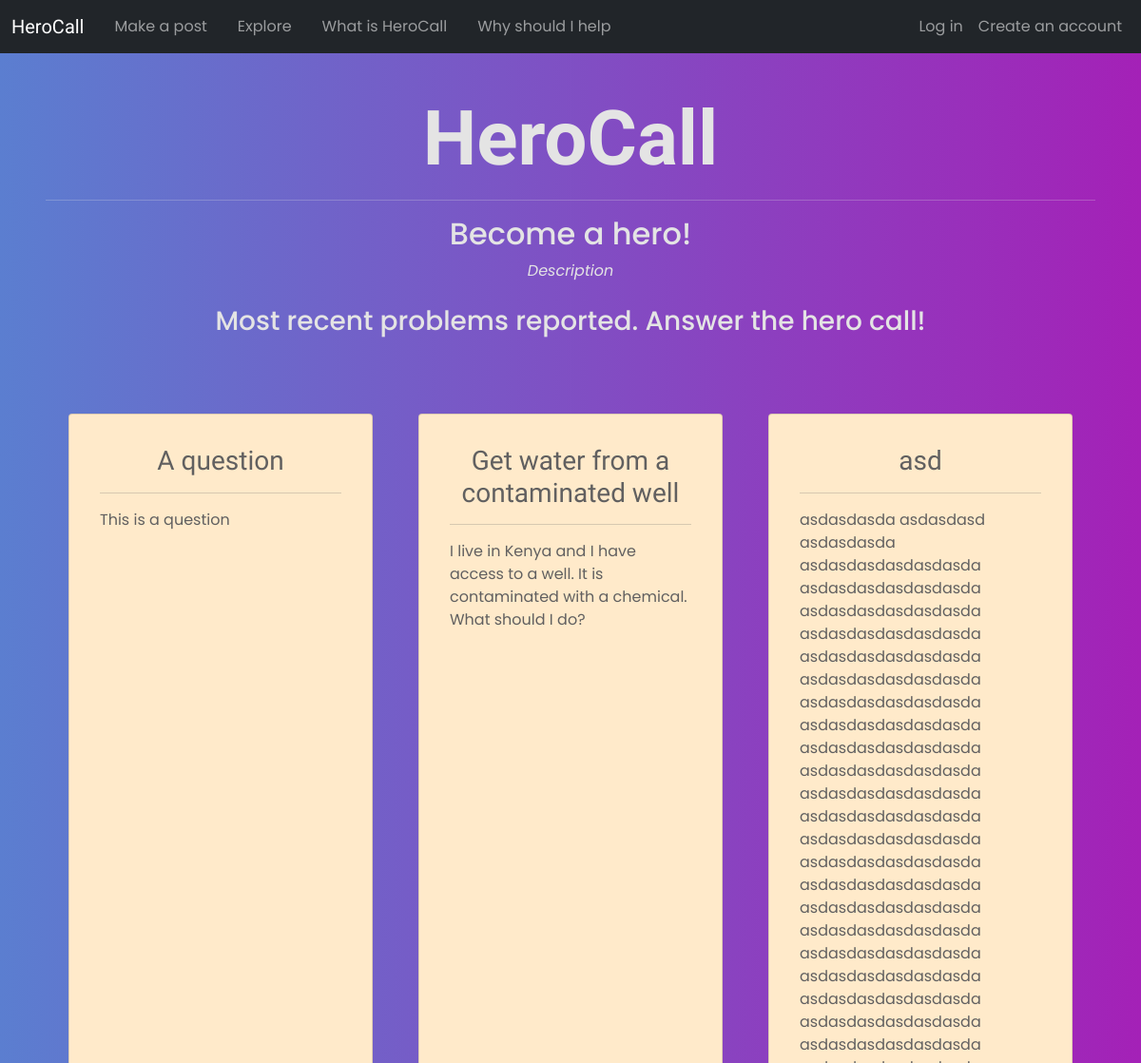
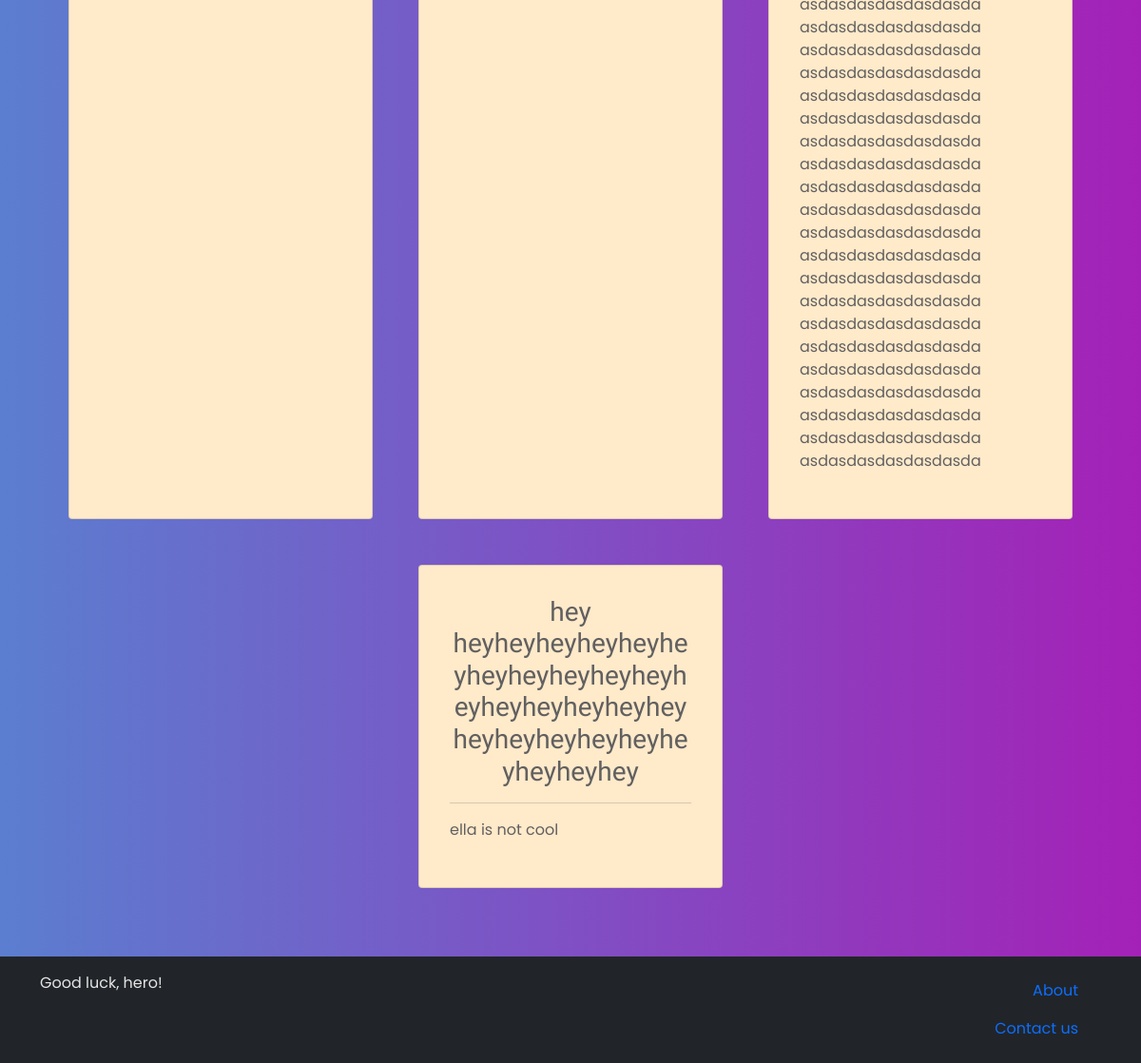
Before: / with the older database file (2 pictures, top to bottom).
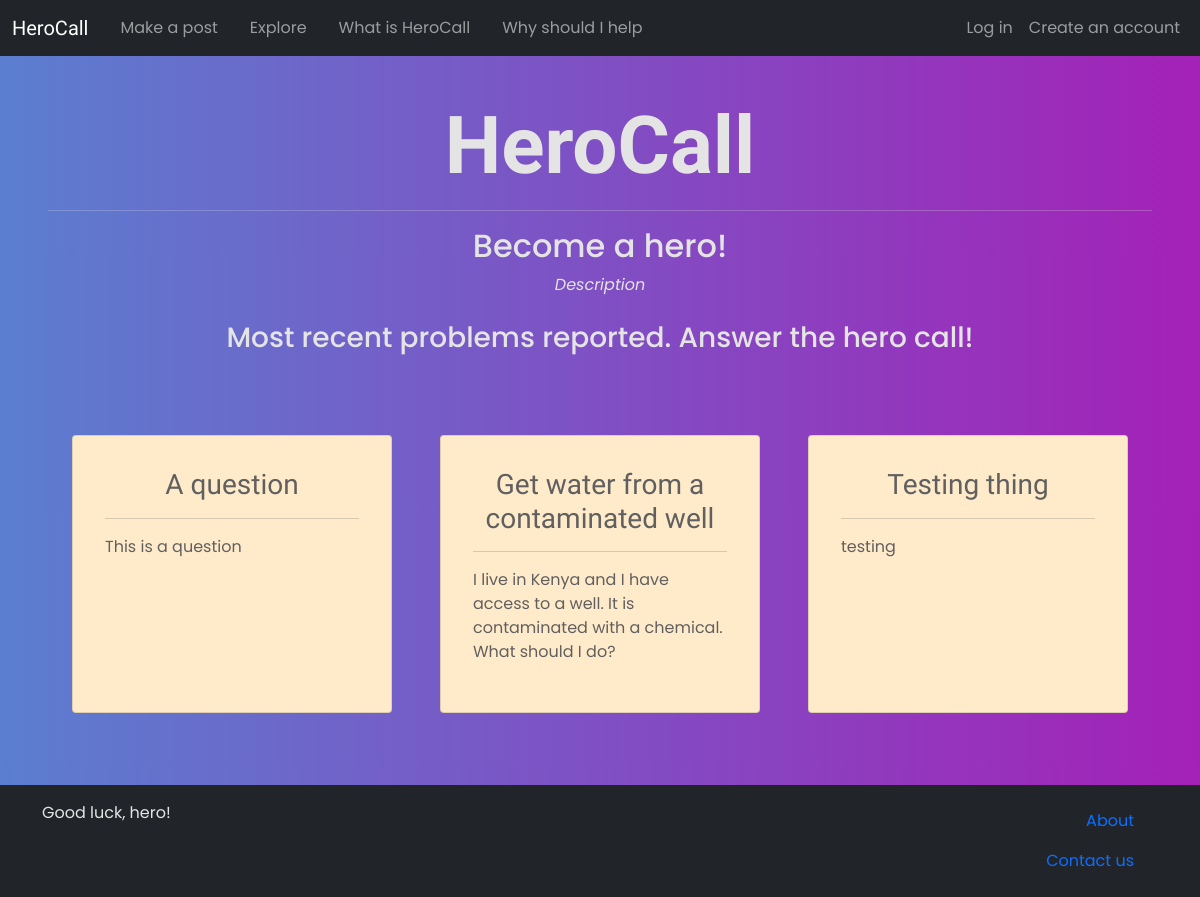
After: the same page with the newer database file.
### main/models.py (models this page shows, shortened)
class Post(models.Model):
    title = models.CharField(max_length=120)
    text = models.CharField(max_length=2000)
    author = models.ForeignKey(User, on_delete=models.PROTECT)
    reply_tab = models.IntegerField(null=True, blank=True)

### main/views.py (the view)
# urls.py: 2. Add a URL to urlpatterns:  path('', views.home, name='home')
def home(request):
    posts = Post.objects.all().filter(reply_tab=None)
    content = {
        'posts':posts,
    }
    return render(request, 'index.html', content)

### main/templatetags/hero_comments.py (called while the page is built)
@register.simple_tag
def get_tabs(post):
    response = "<select class='form-select' onchange='select_tab(this)'><option selected>Select tab</options>"
    tabs = Tab.objects.all().filter(post=post)
    if len(tabs) == 0:
        return ""
    for tab in tabs:
        response += f'<option value="rtab_{tab.id}">{tab.title}</option>'
    response += "</select>"
    return format_html(response)

### main/templates/index.html (shortened to what this page needs)
{% extends 'base.html' %}
{% block content %}
<div class='container'>
    <div class="row text-center">
        <h1 class='mb-3 display-1'><b><strong>HeroCall</strong></b></h1>
        <hr>
        <h2>Become a hero!</h2>
        <p><i>Description</i></p>
        <h3 class='mt-2'>Most recent problems reported. Answer the hero call!</h3>
    </div>
    <div class='d-flex row mt-5 justify-content-center'>
        {% for post in posts %}
            {% include 'builder/post_prev.html' %}
        {% endfor %}
    </div>
</div>
{% endblock %}

### main/templates/builder/post_prev.html (shortened to what this page needs)
{% load hero_comments %}
<div class="card m-4 p-3 post-preview rounded" style="width: 20rem;" onclick="{% if selected == 'focused' %}focused(this){% endif %}">
    <div class="card-body">
        <div class='row'>
            <h5 class="card-title my-0 text-center">
                <a href="{% url 'post' id=post.id %}" class='text-decoration-none fs-3'>{{post.title}}</a>
            </h5>
        </div>
        <hr>
        <div class='row'>
            <p>{{post.text}}</p>
        </div>
    </div>
</div>

Changed rows visible on the page:
removed Post: title "asd", text "asdasdasda asdasdasd asdasdasda asdasdasdasdasdasda asdasdasdasdasdasda asdasdasdasdasdasda asdasdasdasdasdasda asdasdasdasdasdasda asdasdasdasdasdasda asdasdasdasdasdasda asdasdasdasdasdasda asdasdasdasdasdasda asdasdasdasdasdasda asdasdasdasdasdasda asdasdasdasdasdasda asdasdasdasdasdasda asdasdasdasdasdasda asdasdasdasdasdasda asdasdasdasdasdasda asdasdasdasdasdasda asdasdasdasdasdasda asdasdasdasdasdasda asdasdasdasdasdasda asdasdasdasdasdasda asdasdasdasdasdasda asdasdasdasdasdasda asdasdasdasdasdasda asdasdasdasdasdasda asdasdasdasdasdasda asdasdasdasdasdasda asdasdasdasdasdasda asdasdasdasdasdasda asdasdasdasdasdasda asdasdasdasdasdasda asdasdasdasdasdasda asdasdasdasdasdasda…"
removed Post: title "hey heyheyheyheyheyheyheyheyheyheyheyheyheyheyheyheyheyheyheyheyheyheyheyheyheyhey", text "ella is not cool"
added Post: title "Testing thing", text "testing"
